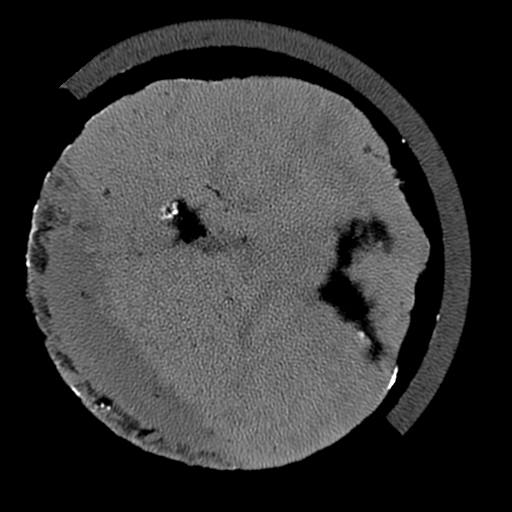
#> input picture test/image_331.bmp, 512 x 512 px; its folder holds only this picture in this run
$ python -i creator_new_im.py   (imports and definitions only)
#> lines starting #> are read from the running program, lines starting #| are printed output that depends on the picture; after the words box and inside, x2 and y2 are one past the last pixel; in counts of white or black regions, pixels touching at a corner belong together
#> further down, picture is the input picture: shape (512, 512, 3); min 0, max 255, mean 54.1
import cv2
import os
import numpy as np

input_folder = r"C:\Users\abely\OneDrive\Desktop\tomography\tom_snimki"
output_folder = r"C:\Users\abely\OneDrive\Desktop\tomography\tom_snimki_id"

# Функция для нахождения ROI на изображении с помощью неоднородного серого круга
def find_roi(image):
    gray = cv2.cvtColor(image, cv2.COLOR_BGR2GRAY)
    _, threshold = cv2.threshold(gray, 0, 255, cv2.THRESH_BINARY + cv2.THRESH_OTSU)
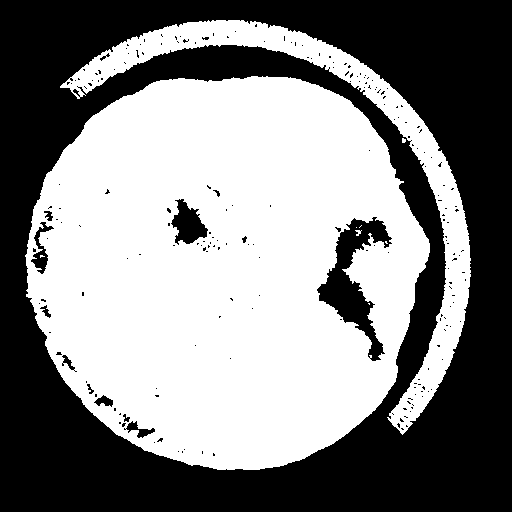
#> threshold: shape (512, 512); 51.8% white; 217 black regions (203 under 20 px)
    contours, _ = cv2.findContours(threshold, cv2.RETR_EXTERNAL, cv2.CHAIN_APPROX_SIMPLE)
#> contours = 3 contours, 1 with area under 20; largest, box (x1, y1, x2, y2) and area: (25, 76, 430, 470) 123890, (60, 20, 471, 435) 16842
    if len(contours) > 0:
        roi = max(contours, key=cv2.contourArea)
#> roi = contour of 614 points, box (x1, y1, x2, y2) (25, 76, 430, 470), area 123890
        (x, y), radius = cv2.minEnclosingCircle(roi)
#> x = 229.2; y = 266.8; radius = 205.4
        return (int(x), int(y), int(radius))
    return None

# [1 line that did not run here, left out]

# [40 lines not run here, left out]

>>> import cv2
>>> picture = cv2.imread('test/image_331.bmp')
>>> result = find_roi(picture)
#> result = (229, 266, 205)
